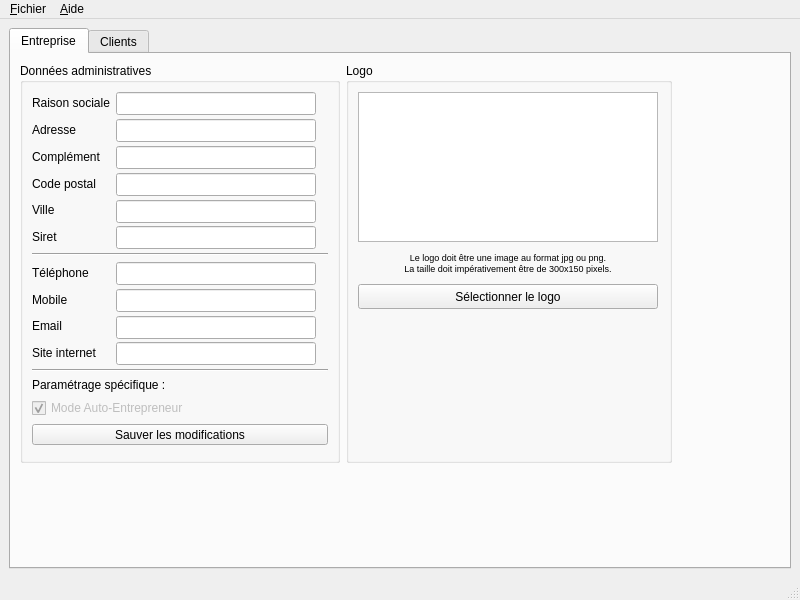
<?xml version="1.0" encoding="UTF-8"?>
<ui version="4.0">
 <class>Qfacture</class>
 <widget class="QMainWindow" name="Qfacture">
  <property name="enabled">
   <bool>true</bool>
  </property>
  <property name="geometry">
   <rect>
    <x>0</x>
    <y>0</y>
    <width>800</width>
    <height>600</height>
   </rect>
  </property>
  <property name="sizePolicy">
   <sizepolicy hsizetype="Expanding" vsizetype="Expanding">
    <horstretch>0</horstretch>
    <verstretch>0</verstretch>
   </sizepolicy>
  </property>
  <property name="windowTitle">
   <string extracomment="La facturation libre!">Qfacture</string>
  </property>
  <widget class="QWidget" name="Main">
   <layout class="QGridLayout" name="gridLayout_5">
    <item row="0" column="0">
     <widget class="QTabWidget" name="Tab">
      <property name="sizePolicy">
       <sizepolicy hsizetype="Expanding" vsizetype="Expanding">
        <horstretch>0</horstretch>
        <verstretch>0</verstretch>
       </sizepolicy>
      </property>
      <property name="currentIndex">
       <number>0</number>
      </property>
      <widget class="QWidget" name="tUser">
       <property name="sizePolicy">
        <sizepolicy hsizetype="Expanding" vsizetype="Expanding">
         <horstretch>0</horstretch>
         <verstretch>0</verstretch>
        </sizepolicy>
       </property>
       <attribute name="title">
        <string>Entreprise</string>
       </attribute>
       <layout class="QFormLayout" name="formLayout_2">
        <item row="0" column="0">
         <widget class="QGroupBox" name="gbUser">
          <property name="minimumSize">
           <size>
            <width>320</width>
            <height>400</height>
           </size>
          </property>
          <property name="maximumSize">
           <size>
            <width>320</width>
            <height>400</height>
           </size>
          </property>
          <property name="title">
           <string>Données administratives</string>
          </property>
          <property name="flat">
           <bool>false</bool>
          </property>
          <layout class="QFormLayout" name="formLayout">
           <property name="fieldGrowthPolicy">
            <enum>QFormLayout::AllNonFixedFieldsGrow</enum>
           </property>
           <item row="0" column="0">
            <widget class="QLabel" name="label">
             <property name="text">
              <string>Raison sociale</string>
             </property>
            </widget>
           </item>
           <item row="0" column="1">
            <widget class="QLineEdit" name="eName">
             <property name="minimumSize">
              <size>
               <width>200</width>
               <height>23</height>
              </size>
             </property>
             <property name="maximumSize">
              <size>
               <width>200</width>
               <height>23</height>
              </size>
             </property>
             <property name="maxLength">
              <number>100</number>
             </property>
            </widget>
           </item>
           <item row="1" column="0">
            <widget class="QLabel" name="label_2">
             <property name="text">
              <string>Adresse</string>
             </property>
            </widget>
           </item>
           <item row="1" column="1">
            <widget class="QLineEdit" name="eAddress1">
             <property name="minimumSize">
              <size>
               <width>200</width>
               <height>23</height>
              </size>
             </property>
             <property name="maximumSize">
              <size>
               <width>200</width>
               <height>23</height>
              </size>
             </property>
             <property name="maxLength">
              <number>100</number>
             </property>
            </widget>
           </item>
           <item row="2" column="0">
            <widget class="QLabel" name="label_3">
             <property name="text">
              <string>Complément</string>
             </property>
            </widget>
           </item>
           <item row="2" column="1">
            <widget class="QLineEdit" name="eAddress2">
             <property name="minimumSize">
              <size>
               <width>200</width>
               <height>23</height>
              </size>
             </property>
             <property name="maximumSize">
              <size>
               <width>200</width>
               <height>23</height>
              </size>
             </property>
             <property name="maxLength">
              <number>100</number>
             </property>
            </widget>
           </item>
           <item row="3" column="0">
            <widget class="QLabel" name="label_4">
             <property name="text">
              <string>Code postal</string>
             </property>
            </widget>
           </item>
           <item row="3" column="1">
            <widget class="QLineEdit" name="eZip">
             <property name="minimumSize">
              <size>
               <width>200</width>
               <height>23</height>
              </size>
             </property>
             <property name="maximumSize">
              <size>
               <width>200</width>
               <height>23</height>
              </size>
             </property>
             <property name="maxLength">
              <number>100</number>
             </property>
            </widget>
           </item>
           <item row="4" column="0">
            <widget class="QLabel" name="label_5">
             <property name="text">
              <string>Ville</string>
             </property>
            </widget>
           </item>
           <item row="4" column="1">
            <widget class="QLineEdit" name="eCity">
             <property name="minimumSize">
              <size>
               <width>200</width>
               <height>23</height>
              </size>
             </property>
             <property name="maximumSize">
              <size>
               <width>200</width>
               <height>23</height>
              </size>
             </property>
             <property name="maxLength">
              <number>100</number>
             </property>
            </widget>
           </item>
           <item row="5" column="0">
            <widget class="QLabel" name="label_6">
             <property name="text">
              <string>Siret</string>
             </property>
            </widget>
           </item>
           <item row="5" column="1">
            <widget class="QLineEdit" name="eSiret">
             <property name="minimumSize">
              <size>
               <width>200</width>
               <height>23</height>
              </size>
             </property>
             <property name="maximumSize">
              <size>
               <width>200</width>
               <height>23</height>
              </size>
             </property>
             <property name="maxLength">
              <number>100</number>
             </property>
            </widget>
           </item>
           <item row="7" column="0" colspan="2">
            <widget class="Line" name="line">
             <property name="orientation">
              <enum>Qt::Horizontal</enum>
             </property>
            </widget>
           </item>
           <item row="8" column="1">
            <widget class="QLineEdit" name="ePhone">
             <property name="minimumSize">
              <size>
               <width>200</width>
               <height>23</height>
              </size>
             </property>
             <property name="maximumSize">
              <size>
               <width>200</width>
               <height>23</height>
              </size>
             </property>
             <property name="maxLength">
              <number>100</number>
             </property>
            </widget>
           </item>
           <item row="8" column="0">
            <widget class="QLabel" name="label_7">
             <property name="text">
              <string>Téléphone</string>
             </property>
            </widget>
           </item>
           <item row="9" column="1">
            <widget class="QLineEdit" name="eMobile">
             <property name="minimumSize">
              <size>
               <width>200</width>
               <height>23</height>
              </size>
             </property>
             <property name="maximumSize">
              <size>
               <width>200</width>
               <height>23</height>
              </size>
             </property>
             <property name="maxLength">
              <number>100</number>
             </property>
            </widget>
           </item>
           <item row="9" column="0">
            <widget class="QLabel" name="label_8">
             <property name="text">
              <string>Mobile</string>
             </property>
            </widget>
           </item>
           <item row="10" column="1">
            <widget class="QLineEdit" name="eMail">
             <property name="minimumSize">
              <size>
               <width>200</width>
               <height>23</height>
              </size>
             </property>
             <property name="maximumSize">
              <size>
               <width>200</width>
               <height>23</height>
              </size>
             </property>
             <property name="maxLength">
              <number>100</number>
             </property>
            </widget>
           </item>
           <item row="10" column="0">
            <widget class="QLabel" name="label_9">
             <property name="text">
              <string>Email</string>
             </property>
            </widget>
           </item>
           <item row="11" column="1">
            <widget class="QLineEdit" name="eSite">
             <property name="minimumSize">
              <size>
               <width>200</width>
               <height>23</height>
              </size>
             </property>
             <property name="maximumSize">
              <size>
               <width>200</width>
               <height>23</height>
              </size>
             </property>
             <property name="maxLength">
              <number>100</number>
             </property>
            </widget>
           </item>
           <item row="11" column="0">
            <widget class="QLabel" name="label_10">
             <property name="text">
              <string>Site internet</string>
             </property>
            </widget>
           </item>
           <item row="12" column="0" colspan="2">
            <widget class="Line" name="line_2">
             <property name="orientation">
              <enum>Qt::Horizontal</enum>
             </property>
            </widget>
           </item>
           <item row="13" column="0" colspan="2">
            <widget class="QLabel" name="label_11">
             <property name="text">
              <string>Paramétrage spécifique :</string>
             </property>
            </widget>
           </item>
           <item row="14" column="0" colspan="2">
            <widget class="QCheckBox" name="cbAE">
             <property name="enabled">
              <bool>false</bool>
             </property>
             <property name="toolTip">
              <string>Le mode auto-entrepreneur active certaines fonctionnalités spécifiques :
 * TVA non applicable,
 * Dispense d'immatriculation RCS et RM,
 * Mentions légales sur les documents.</string>
             </property>
             <property name="text">
              <string>Mode Auto-Entrepreneur</string>
             </property>
             <property name="checked">
              <bool>true</bool>
             </property>
            </widget>
           </item>
           <item row="16" column="0" colspan="2">
            <spacer name="verticalSpacer_3">
             <property name="orientation">
              <enum>Qt::Vertical</enum>
             </property>
             <property name="sizeHint" stdset="0">
              <size>
               <width>20</width>
               <height>40</height>
              </size>
             </property>
            </spacer>
           </item>
           <item row="15" column="0" colspan="2">
            <widget class="QPushButton" name="bSave">
             <property name="text">
              <string>Sauver les modifications</string>
             </property>
            </widget>
           </item>
          </layout>
         </widget>
        </item>
        <item row="0" column="1">
         <widget class="QGroupBox" name="groupBox">
          <property name="minimumSize">
           <size>
            <width>326</width>
            <height>400</height>
           </size>
          </property>
          <property name="maximumSize">
           <size>
            <width>326</width>
            <height>16777215</height>
           </size>
          </property>
          <property name="title">
           <string>Logo</string>
          </property>
          <layout class="QVBoxLayout" name="verticalLayout">
           <item>
            <widget class="QGraphicsView" name="dLogo">
             <property name="minimumSize">
              <size>
               <width>300</width>
               <height>150</height>
              </size>
             </property>
             <property name="maximumSize">
              <size>
               <width>300</width>
               <height>150</height>
              </size>
             </property>
            </widget>
           </item>
           <item>
            <widget class="QLabel" name="label_12">
             <property name="minimumSize">
              <size>
               <width>300</width>
               <height>30</height>
              </size>
             </property>
             <property name="maximumSize">
              <size>
               <width>300</width>
               <height>30</height>
              </size>
             </property>
             <property name="text">
              <string>&lt;!DOCTYPE HTML PUBLIC &quot;-//W3C//DTD HTML 4.0//EN&quot; &quot;http://www.w3.org/TR/REC-html40/strict.dtd&quot;&gt;
&lt;html&gt;&lt;head&gt;&lt;meta name=&quot;qrichtext&quot; content=&quot;1&quot; /&gt;&lt;style type=&quot;text/css&quot;&gt;
p, li { white-space: pre-wrap; }
&lt;/style&gt;&lt;/head&gt;&lt;body style=&quot; font-family:'Sans'; font-size:8pt; font-weight:400; font-style:normal;&quot;&gt;
&lt;p align=&quot;center&quot; style=&quot; margin-top:0px; margin-bottom:0px; margin-left:0px; margin-right:0px; -qt-block-indent:0; text-indent:0px;&quot;&gt;&lt;span style=&quot; font-size:7pt;&quot;&gt;Le logo doit être une image au format jpg ou png.&lt;/span&gt;&lt;/p&gt;
&lt;p align=&quot;center&quot; style=&quot; margin-top:0px; margin-bottom:0px; margin-left:0px; margin-right:0px; -qt-block-indent:0; text-indent:0px;&quot;&gt;&lt;span style=&quot; font-size:7pt;&quot;&gt;La taille doit impérativement être de 300x150 pixels.&lt;/span&gt;&lt;/p&gt;&lt;/body&gt;&lt;/html&gt;</string>
             </property>
             <property name="alignment">
              <set>Qt::AlignCenter</set>
             </property>
            </widget>
           </item>
           <item>
            <widget class="QPushButton" name="bSelect">
             <property name="minimumSize">
              <size>
               <width>300</width>
               <height>25</height>
              </size>
             </property>
             <property name="maximumSize">
              <size>
               <width>300</width>
               <height>25</height>
              </size>
             </property>
             <property name="text">
              <string>Sélectionner le logo</string>
             </property>
            </widget>
           </item>
           <item>
            <spacer name="verticalSpacer_2">
             <property name="orientation">
              <enum>Qt::Vertical</enum>
             </property>
             <property name="sizeHint" stdset="0">
              <size>
               <width>20</width>
               <height>40</height>
              </size>
             </property>
            </spacer>
           </item>
          </layout>
         </widget>
        </item>
        <item row="1" column="1">
         <spacer name="horizontalSpacer">
          <property name="orientation">
           <enum>Qt::Horizontal</enum>
          </property>
          <property name="sizeHint" stdset="0">
           <size>
            <width>40</width>
            <height>20</height>
           </size>
          </property>
         </spacer>
        </item>
        <item row="2" column="0">
         <spacer name="verticalSpacer">
          <property name="orientation">
           <enum>Qt::Vertical</enum>
          </property>
          <property name="sizeHint" stdset="0">
           <size>
            <width>20</width>
            <height>40</height>
           </size>
          </property>
         </spacer>
        </item>
       </layout>
      </widget>
      <widget class="QWidget" name="tClient">
       <property name="accessibleName">
        <string/>
       </property>
       <property name="accessibleDescription">
        <string/>
       </property>
       <attribute name="title">
        <string>Clients</string>
       </attribute>
      </widget>
     </widget>
    </item>
   </layout>
  </widget>
  <widget class="QMenuBar" name="Menu">
   <property name="geometry">
    <rect>
     <x>0</x>
     <y>0</y>
     <width>800</width>
     <height>21</height>
    </rect>
   </property>
   <widget class="QMenu" name="menuFichier">
    <property name="title">
     <string>&amp;Fichier</string>
    </property>
    <addaction name="action_Sauver"/>
    <addaction name="separator"/>
    <addaction name="action_Quitter"/>
   </widget>
   <widget class="QMenu" name="menu_Aide">
    <property name="title">
     <string>&amp;Aide</string>
    </property>
    <addaction name="action_propos"/>
   </widget>
   <addaction name="menuFichier"/>
   <addaction name="menu_Aide"/>
  </widget>
  <widget class="QStatusBar" name="statusbar"/>
  <action name="action_Sauver">
   <property name="text">
    <string>&amp;Sauver</string>
   </property>
   <property name="shortcut">
    <string>Ctrl+S</string>
   </property>
  </action>
  <action name="action_Quitter">
   <property name="text">
    <string>&amp;Quitter</string>
   </property>
   <property name="shortcut">
    <string>Ctrl+Q</string>
   </property>
  </action>
  <action name="action_propos">
   <property name="text">
    <string>&amp;À propos...</string>
   </property>
   <property name="shortcut">
    <string>F1, Ctrl+H</string>
   </property>
  </action>
 </widget>
 <tabstops>
  <tabstop>Tab</tabstop>
  <tabstop>eName</tabstop>
  <tabstop>eAddress1</tabstop>
  <tabstop>eAddress2</tabstop>
  <tabstop>eZip</tabstop>
  <tabstop>eCity</tabstop>
  <tabstop>eSiret</tabstop>
  <tabstop>ePhone</tabstop>
  <tabstop>eMobile</tabstop>
  <tabstop>eMail</tabstop>
  <tabstop>eSite</tabstop>
  <tabstop>cbAE</tabstop>
  <tabstop>bSave</tabstop>
  <tabstop>dLogo</tabstop>
  <tabstop>bSelect</tabstop>
 </tabstops>
 <resources/>
 <connections>
  <connection>
   <sender>bSave</sender>
   <signal>clicked()</signal>
   <receiver>Qfacture</receiver>
   <slot>update()</slot>
   <hints>
    <hint type="sourcelabel">
     <x>192</x>
     <y>439</y>
    </hint>
    <hint type="destinationlabel">
     <x>178</x>
     <y>23</y>
    </hint>
   </hints>
  </connection>
  <connection>
   <sender>bSelect</sender>
   <signal>clicked()</signal>
   <receiver>Qfacture</receiver>
   <slot>update()</slot>
   <hints>
    <hint type="sourcelabel">
     <x>466</x>
     <y>296</y>
    </hint>
    <hint type="destinationlabel">
     <x>730</x>
     <y>26</y>
    </hint>
   </hints>
  </connection>
 </connections>
</ui>
